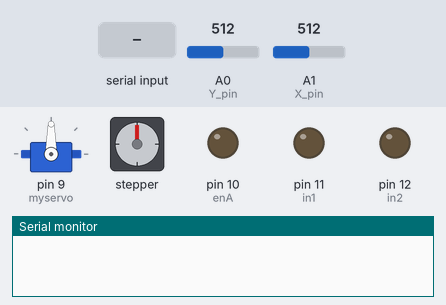
The program below on a simulated Arduino Uno, built with avr-gcc and run on an emulated ATmega328P. Shown: servo, stepper motor, output pins drawn as LEDs (lit = HIGH), the last lines printed to the serial monitor. The inputs (shaded band) are chosen by the test bench; at power-on: A0 (Y_pin) = 512, A1 (X_pin) = 512. Stepper angles assume 2048 steps per turn.

Above: at 1.2 s.
1.3 s: A0 (Y_pin) set to 537
At 2.6 s:
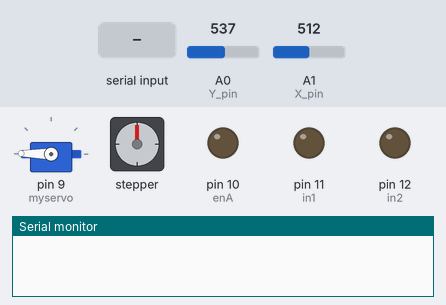
3.2 s: A1 (X_pin) set to 546
At 3.36 s:
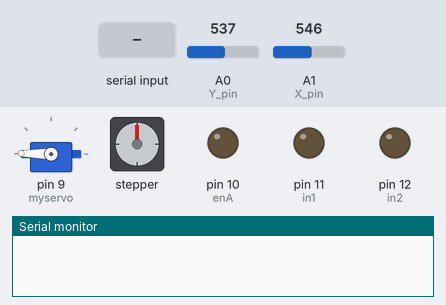
6.2 s: "A" received over Serial
At 7.38 s:
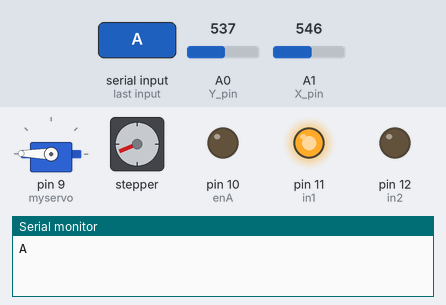
9.2 s: "B" received over Serial
At 10.37 s:
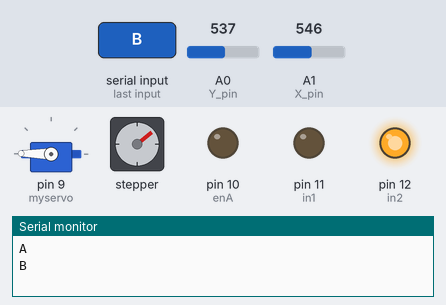
12.2 s: A0 (Y_pin) set to 409
15.2 s: A0 (Y_pin) set to 382
Timing chart, 0 to 21.2 s (numbered marks = the images above; inputs shaded):
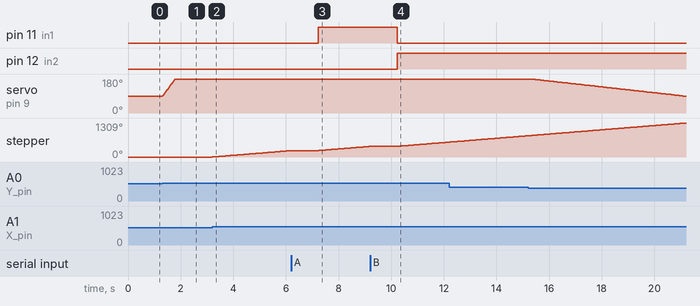

The program:

main.cpp
```cpp
#include <Arduino.h>

#include <Servo.h>
#include <Stepper.h>

const int stepsPerRevolution = 2048; // change this to fit the number of steps per revolution
const int rolePerMinute = 15;
const int X_pin = 1;
const int Y_pin = 0;
int serPos = 90;
int enA = 10;
int in1 = 11;
int in2 = 12;
String datoStr = "";
int vel = 0;

Servo myservo;
Stepper myStepper(stepsPerRevolution, 2, 4, 3, 5);

void setup() {
  myStepper.setSpeed(rolePerMinute); //Serial.begin(9600);
  myservo.attach(9);
  delay(50);
  myservo.write(serPos);
  Serial.begin(9600);
  pinMode(enA, OUTPUT);
  pinMode(in1, OUTPUT);
  pinMode(in2, OUTPUT);
}

void loop() {
/*
  analogWrite(enA, 200);
  digitalWrite(in1, HIGH);
  digitalWrite(in2, LOW);

*/

  if(Serial.available()){
    datoStr = Serial.readString();
    datoStr.trim();
    String sentido = datoStr.substring(0, 1);
    String velo = datoStr.substring(1);


    if(sentido.equals("A")){
    Serial.println(sentido + " " + velo);
    analogWrite(enA, velo.toInt());
    digitalWrite(in1, HIGH);
    digitalWrite(in2, LOW);
    //Serial.println("A");
    }
    else if(sentido.equals("B")){
      Serial.println(sentido + " " + velo);
      analogWrite(enA, velo.toInt());
      digitalWrite(in1, LOW);
      digitalWrite(in2, HIGH);
    }
  }


  int a = analogRead(X_pin);
  int b = analogRead(Y_pin);

  //Serial.println(String(a) + " " + String(b));
  delay(5);
  if (b < 400){
    if(serPos > 0)
      myservo.write(serPos--);
  }

  else if (b > 530){
    if(serPos < 180)
      myservo.write(serPos++);
  }


  if (a > 400 && a < 520) {
    for (int i = 2; i < 6; i++){
      digitalWrite(i, LOW);
    }
  }

  else if (a < 400){
    myStepper.setSpeed(rolePerMinute);
    myStepper.step(-30);
  }

  else if (a > 530){
    myStepper.setSpeed(rolePerMinute);
    myStepper.step(30);
  }
}
```

Measured:
- the behaviour switches between 530 and 531 on A0 (Y_pin) (found by bisection; images 0 and 1)
- the behaviour switches between 530 and 531 on A1 (X_pin) (found by bisection; images 1 and 2)
- after the input at 1.3 s, servo on pin 9 (myservo): moves from 90° to 179° over 0.47 s, starting at once
- after the input at 3.2 s, stepper: keeps turning clockwise at about 82°/s, starting at once
- after the input at 6.2 s, pin 11 (in1): LOW → HIGH after 1.0 s
- after the input at 9.2 s, pin 11 (in1): HIGH → LOW after 1.0 s; pin 12 (in2): LOW → HIGH after 1.0 s
